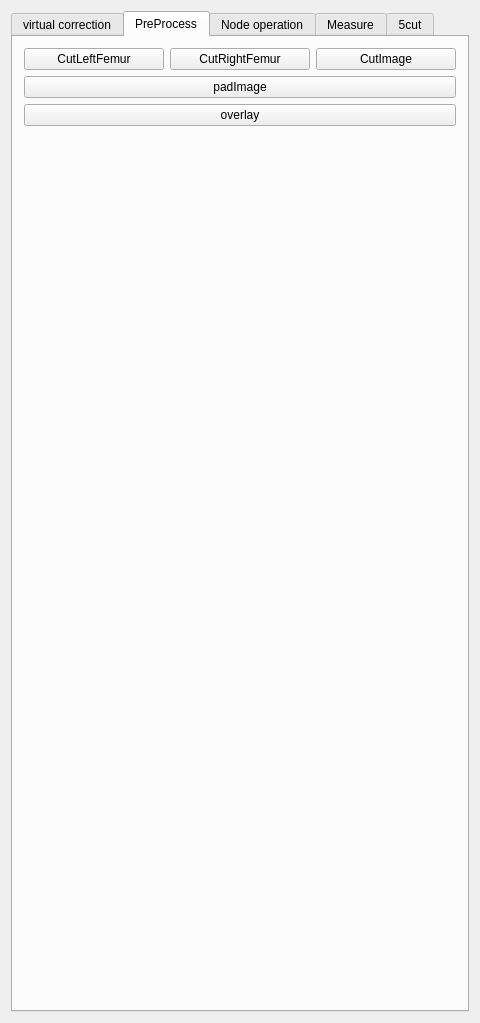
<?xml version="1.0" encoding="UTF-8"?>
<ui version="4.0">
 <class>VCViewControls</class>
 <widget class="QWidget" name="VCViewControls">
  <property name="geometry">
   <rect>
    <x>0</x>
    <y>0</y>
    <width>480</width>
    <height>996</height>
   </rect>
  </property>
  <property name="minimumSize">
   <size>
    <width>0</width>
    <height>0</height>
   </size>
  </property>
  <property name="windowTitle">
   <string>QmitkTemplate</string>
  </property>
  <layout class="QVBoxLayout" name="verticalLayout_4">
   <item>
    <widget class="QTabWidget" name="tabWidget">
     <property name="currentIndex">
      <number>1</number>
     </property>
     <widget class="QWidget" name="tab">
      <attribute name="title">
       <string>virtual correction</string>
      </attribute>
      <layout class="QVBoxLayout" name="verticalLayout">
       <item>
        <layout class="QHBoxLayout" name="horizontalLayout">
         <item>
          <widget class="QPushButton" name="pushButton_CutImage">
           <property name="text">
            <string>CutImage</string>
           </property>
          </widget>
         </item>
         <item>
          <widget class="QPushButton" name="pushButton_AddPoint">
           <property name="text">
            <string>AddPoint</string>
           </property>
          </widget>
         </item>
         <item>
          <widget class="QPushButton" name="pushButton_autoDetect">
           <property name="text">
            <string>Auto Detect</string>
           </property>
          </widget>
         </item>
         <item>
          <widget class="QPushButton" name="pushButton_Updata">
           <property name="text">
            <string>Updata</string>
           </property>
          </widget>
         </item>
         <item>
          <widget class="QPushButton" name="pushButton_Init">
           <property name="text">
            <string>Init</string>
           </property>
          </widget>
         </item>
        </layout>
       </item>
       <item>
        <widget class="Line" name="line_4">
         <property name="orientation">
          <enum>Qt::Horizontal</enum>
         </property>
        </widget>
       </item>
       <item>
        <layout class="QGridLayout" name="gridLayout_8">
         <item row="0" column="0">
          <widget class="QLabel" name="label_10">
           <property name="text">
            <string>Build COR</string>
           </property>
          </widget>
         </item>
         <item row="1" column="0">
          <widget class="QLabel" name="label_12">
           <property name="text">
            <string>Pelvis_left</string>
           </property>
          </widget>
         </item>
         <item row="4" column="1">
          <widget class="QPushButton" name="pushButton_FLC">
           <property name="text">
            <string>Build</string>
           </property>
          </widget>
         </item>
         <item row="3" column="1">
          <widget class="QPushButton" name="pushButton_PRC">
           <property name="text">
            <string>Build</string>
           </property>
          </widget>
         </item>
         <item row="5" column="0">
          <widget class="QLabel" name="label_21">
           <property name="text">
            <string>Femur_right</string>
           </property>
          </widget>
         </item>
         <item row="3" column="0">
          <widget class="QLabel" name="label_15">
           <property name="text">
            <string>Pelvis_right</string>
           </property>
          </widget>
         </item>
         <item row="4" column="0">
          <widget class="QLabel" name="label_16">
           <property name="text">
            <string>Femur_left</string>
           </property>
          </widget>
         </item>
         <item row="5" column="1">
          <widget class="QPushButton" name="pushButton_FRC">
           <property name="text">
            <string>Build</string>
           </property>
          </widget>
         </item>
         <item row="1" column="1">
          <widget class="QPushButton" name="pushButton_PLC">
           <property name="text">
            <string>Build</string>
           </property>
          </widget>
         </item>
         <item row="1" column="2">
          <widget class="QLineEdit" name="lineEdit_PLC"/>
         </item>
         <item row="3" column="2">
          <widget class="QLineEdit" name="lineEdit_PRC"/>
         </item>
         <item row="4" column="2">
          <widget class="QLineEdit" name="lineEdit_FLC"/>
         </item>
         <item row="5" column="2">
          <widget class="QLineEdit" name="lineEdit_FRC"/>
         </item>
        </layout>
       </item>
       <item>
        <widget class="Line" name="line_5">
         <property name="orientation">
          <enum>Qt::Horizontal</enum>
         </property>
        </widget>
       </item>
       <item>
        <layout class="QGridLayout" name="gridLayout">
         <item row="5" column="1">
          <layout class="QGridLayout" name="gridLayout_2">
           <item row="0" column="0">
            <widget class="QLabel" name="label">
             <property name="text">
              <string>Pelvis Surface</string>
             </property>
            </widget>
           </item>
           <item row="1" column="1">
            <widget class="QLineEdit" name="lineEdit_objname_asis"/>
           </item>
           <item row="0" column="1">
            <widget class="QLineEdit" name="lineEdit_objname_pelvis"/>
           </item>
           <item row="1" column="0">
            <widget class="QLabel" name="label_2">
             <property name="text">
              <string>ASIS</string>
             </property>
            </widget>
           </item>
           <item row="2" column="0">
            <widget class="QLabel" name="label_13">
             <property name="text">
              <string>PT</string>
             </property>
            </widget>
           </item>
           <item row="2" column="1">
            <widget class="QLineEdit" name="lineEdit_objname_PT"/>
           </item>
          </layout>
         </item>
         <item row="5" column="3">
          <widget class="QPushButton" name="pushButton_buildPelvis">
           <property name="text">
            <string>Build</string>
           </property>
          </widget>
         </item>
         <item row="0" column="1">
          <widget class="QLabel" name="label_3">
           <property name="maximumSize">
            <size>
             <width>16777215</width>
             <height>30</height>
            </size>
           </property>
           <property name="text">
            <string>Initialize Pelvis Model</string>
           </property>
          </widget>
         </item>
         <item row="2" column="1">
          <widget class="QPushButton" name="pushButton_RotateXSub">
           <property name="text">
            <string>Rotate Pelvis X-</string>
           </property>
          </widget>
         </item>
         <item row="4" column="3">
          <widget class="QComboBox" name="comboBox_OpSide">
           <item>
            <property name="text">
             <string>right</string>
            </property>
           </item>
           <item>
            <property name="text">
             <string>left</string>
            </property>
           </item>
          </widget>
         </item>
         <item row="4" column="1">
          <widget class="QLabel" name="label_7">
           <property name="maximumSize">
            <size>
             <width>16777215</width>
             <height>30</height>
            </size>
           </property>
           <property name="text">
            <string>Opratioin Side</string>
           </property>
          </widget>
         </item>
         <item row="0" column="3">
          <widget class="QPushButton" name="pushButton_applyPelvicVC">
           <property name="text">
            <string>Pelvic Correction</string>
           </property>
          </widget>
         </item>
         <item row="1" column="1">
          <widget class="QPushButton" name="pushButton_RotateXAdd">
           <property name="text">
            <string>Rotate Pelvis X+</string>
           </property>
          </widget>
         </item>
         <item row="1" column="3">
          <widget class="QDoubleSpinBox" name="doubleSpinBox_RotateXAdd">
           <property name="prefix">
            <string/>
           </property>
           <property name="suffix">
            <string>°</string>
           </property>
           <property name="decimals">
            <number>1</number>
           </property>
           <property name="maximum">
            <double>99.000000000000000</double>
           </property>
           <property name="singleStep">
            <double>0.100000000000000</double>
           </property>
           <property name="value">
            <double>1.000000000000000</double>
           </property>
          </widget>
         </item>
         <item row="2" column="3">
          <widget class="QDoubleSpinBox" name="doubleSpinBox_RotateXSub">
           <property name="suffix">
            <string>°</string>
           </property>
           <property name="decimals">
            <number>1</number>
           </property>
           <property name="singleStep">
            <double>0.100000000000000</double>
           </property>
           <property name="value">
            <double>1.000000000000000</double>
           </property>
          </widget>
         </item>
        </layout>
       </item>
       <item>
        <widget class="Line" name="line">
         <property name="orientation">
          <enum>Qt::Horizontal</enum>
         </property>
        </widget>
       </item>
       <item>
        <layout class="QGridLayout" name="gridLayout_3">
         <item row="1" column="0">
          <layout class="QGridLayout" name="gridLayout_4">
           <item row="7" column="2">
            <widget class="QLineEdit" name="lineEdit_objname_condylesL"/>
           </item>
           <item row="0" column="0">
            <widget class="QLabel" name="label_5">
             <property name="text">
              <string>Femur Surface</string>
             </property>
            </widget>
           </item>
           <item row="0" column="2">
            <widget class="QLineEdit" name="lineEdit_objname_femurL"/>
           </item>
           <item row="7" column="0">
            <widget class="QLabel" name="label_26">
             <property name="text">
              <string>Condyles</string>
             </property>
            </widget>
           </item>
           <item row="4" column="2">
            <widget class="QLineEdit" name="lineEdit_objname_trochanterL"/>
           </item>
           <item row="3" column="0">
            <widget class="QLabel" name="label_6">
             <property name="text">
              <string>FemurAxis</string>
             </property>
            </widget>
           </item>
           <item row="5" column="0">
            <widget class="QLabel" name="label_8">
             <property name="text">
              <string>FemurCor</string>
             </property>
            </widget>
           </item>
           <item row="4" column="0">
            <widget class="QLabel" name="label_14">
             <property name="text">
              <string>Trochanter</string>
             </property>
            </widget>
           </item>
           <item row="3" column="2">
            <widget class="QLineEdit" name="lineEdit_objname_femurAxisL"/>
           </item>
           <item row="5" column="2">
            <widget class="QLineEdit" name="lineEdit_objname_femurCorL"/>
           </item>
           <item row="6" column="0">
            <widget class="QLabel" name="label_25">
             <property name="text">
              <string>BTrochanter</string>
             </property>
            </widget>
           </item>
           <item row="2" column="2">
            <widget class="QLineEdit" name="lineEdit_objname_kneeL"/>
           </item>
           <item row="6" column="2">
            <widget class="QLineEdit" name="lineEdit_objname_BTrochanterL"/>
           </item>
           <item row="2" column="0">
            <widget class="QLabel" name="label_27">
             <property name="text">
              <string>Knee Surface</string>
             </property>
            </widget>
           </item>
           <item row="1" column="2">
            <widget class="QLineEdit" name="lineEdit_objname_femurImageL"/>
           </item>
           <item row="1" column="0">
            <widget class="QLabel" name="label_30">
             <property name="text">
              <string>Femur Image</string>
             </property>
            </widget>
           </item>
          </layout>
         </item>
         <item row="0" column="0">
          <widget class="QLabel" name="label_4">
           <property name="maximumSize">
            <size>
             <width>16777215</width>
             <height>30</height>
            </size>
           </property>
           <property name="text">
            <string>Initialize Left Femur Model</string>
           </property>
          </widget>
         </item>
         <item row="1" column="1">
          <widget class="QPushButton" name="pushButton_buildFemurL">
           <property name="minimumSize">
            <size>
             <width>110</width>
             <height>0</height>
            </size>
           </property>
           <property name="text">
            <string>Build</string>
           </property>
          </widget>
         </item>
        </layout>
       </item>
       <item>
        <widget class="Line" name="line_2">
         <property name="orientation">
          <enum>Qt::Horizontal</enum>
         </property>
        </widget>
       </item>
       <item>
        <layout class="QGridLayout" name="gridLayout_5">
         <item row="2" column="0">
          <layout class="QGridLayout" name="gridLayout_6">
           <item row="4" column="0">
            <widget class="QLabel" name="label_17">
             <property name="text">
              <string>FemurAxis</string>
             </property>
            </widget>
           </item>
           <item row="0" column="0">
            <widget class="QLabel" name="label_19">
             <property name="text">
              <string>Femur Surface</string>
             </property>
            </widget>
           </item>
           <item row="6" column="0">
            <widget class="QLabel" name="label_20">
             <property name="text">
              <string>FemurCor</string>
             </property>
            </widget>
           </item>
           <item row="5" column="0">
            <widget class="QLabel" name="label_18">
             <property name="text">
              <string>Trochanter</string>
             </property>
            </widget>
           </item>
           <item row="4" column="1">
            <widget class="QLineEdit" name="lineEdit_objname_femurAxisR"/>
           </item>
           <item row="0" column="1">
            <widget class="QLineEdit" name="lineEdit_objname_femurR"/>
           </item>
           <item row="8" column="1">
            <widget class="QLineEdit" name="lineEdit_objname_condylesR"/>
           </item>
           <item row="2" column="0">
            <widget class="QLabel" name="label_28">
             <property name="text">
              <string>Knee Surface</string>
             </property>
            </widget>
           </item>
           <item row="5" column="1">
            <widget class="QLineEdit" name="lineEdit_objname_trochanterR"/>
           </item>
           <item row="8" column="0">
            <widget class="QLabel" name="label_24">
             <property name="text">
              <string>Condyles</string>
             </property>
            </widget>
           </item>
           <item row="2" column="1">
            <widget class="QLineEdit" name="lineEdit_objname_kneeR"/>
           </item>
           <item row="7" column="1">
            <widget class="QLineEdit" name="lineEdit_objname_BTrochanterR"/>
           </item>
           <item row="6" column="1">
            <widget class="QLineEdit" name="lineEdit_objname_femurCorR"/>
           </item>
           <item row="7" column="0">
            <widget class="QLabel" name="label_23">
             <property name="text">
              <string>BTrochanter</string>
             </property>
            </widget>
           </item>
           <item row="1" column="1">
            <widget class="QLineEdit" name="lineEdit_objname_femurImageR"/>
           </item>
           <item row="1" column="0">
            <widget class="QLabel" name="label_29">
             <property name="text">
              <string>Femur Image</string>
             </property>
            </widget>
           </item>
          </layout>
         </item>
         <item row="2" column="1">
          <widget class="QPushButton" name="pushButton_buildFemurR">
           <property name="minimumSize">
            <size>
             <width>110</width>
             <height>0</height>
            </size>
           </property>
           <property name="text">
            <string>Build</string>
           </property>
          </widget>
         </item>
         <item row="1" column="0">
          <widget class="QLabel" name="label_11">
           <property name="text">
            <string>Initialize Right Femur Model</string>
           </property>
          </widget>
         </item>
         <item row="1" column="1">
          <widget class="QPushButton" name="pushButton_applyFemurVC">
           <property name="toolTip">
            <string>Do image processing</string>
           </property>
           <property name="text">
            <string>Femur Correction</string>
           </property>
          </widget>
         </item>
        </layout>
       </item>
       <item>
        <widget class="Line" name="line_3">
         <property name="orientation">
          <enum>Qt::Horizontal</enum>
         </property>
        </widget>
       </item>
       <item>
        <layout class="QHBoxLayout" name="horizontalLayout_3">
         <item>
          <widget class="QLabel" name="label_22">
           <property name="text">
            <string>FemoralVersionAngle</string>
           </property>
          </widget>
         </item>
         <item>
          <widget class="QLineEdit" name="lineEdit_FemoralVersionAngleL"/>
         </item>
         <item>
          <widget class="QLineEdit" name="lineEdit_FemoralVersionAngleR"/>
         </item>
         <item>
          <widget class="QPushButton" name="pushButton_FemoralVersionAngle">
           <property name="text">
            <string>BuildFVA</string>
           </property>
          </widget>
         </item>
        </layout>
       </item>
       <item>
        <layout class="QHBoxLayout" name="horizontalLayout_4">
         <property name="topMargin">
          <number>0</number>
         </property>
         <item>
          <widget class="QLabel" name="label_31">
           <property name="text">
            <string>PelvisAngle:</string>
           </property>
          </widget>
         </item>
         <item>
          <widget class="QLineEdit" name="lineEdit_pelvisAngle"/>
         </item>
         <item>
          <widget class="QPushButton" name="pushButton_pelvisAngle">
           <property name="text">
            <string>BuildPA</string>
           </property>
          </widget>
         </item>
        </layout>
       </item>
      </layout>
     </widget>
     <widget class="QWidget" name="tab_5">
      <attribute name="title">
       <string>PreProcess</string>
      </attribute>
      <layout class="QVBoxLayout" name="verticalLayout_2">
       <item>
        <layout class="QHBoxLayout" name="horizontalLayout_8">
         <item>
          <widget class="QPushButton" name="pushButton_cutLeftFemur">
           <property name="text">
            <string>CutLeftFemur</string>
           </property>
          </widget>
         </item>
         <item>
          <widget class="QPushButton" name="pushButton_cutRightFemur">
           <property name="text">
            <string>CutRightFemur</string>
           </property>
          </widget>
         </item>
         <item>
          <widget class="QPushButton" name="pushButton_cutImage">
           <property name="text">
            <string>CutImage</string>
           </property>
          </widget>
         </item>
        </layout>
       </item>
       <item>
        <widget class="QPushButton" name="pushButton_padImage">
         <property name="text">
          <string>padImage</string>
         </property>
        </widget>
       </item>
       <item>
        <widget class="QPushButton" name="pushButton_overlay">
         <property name="text">
          <string>overlay</string>
         </property>
        </widget>
       </item>
       <item>
        <spacer name="verticalSpacer">
         <property name="orientation">
          <enum>Qt::Vertical</enum>
         </property>
         <property name="sizeHint" stdset="0">
          <size>
           <width>20</width>
           <height>40</height>
          </size>
         </property>
        </spacer>
       </item>
      </layout>
     </widget>
     <widget class="QWidget" name="tab_2">
      <attribute name="title">
       <string>Node operation</string>
      </attribute>
      <layout class="QGridLayout" name="gridLayout_10">
       <item row="0" column="0">
        <widget class="QLineEdit" name="lineEdit_surfaceName"/>
       </item>
       <item row="0" column="1" colspan="2">
        <widget class="QPushButton" name="pushButton_enabelT">
         <property name="text">
          <string>Enable Transform</string>
         </property>
        </widget>
       </item>
       <item row="0" column="3">
        <widget class="QPushButton" name="pushButton_initPos">
         <property name="text">
          <string>Initial Pos</string>
         </property>
        </widget>
       </item>
       <item row="1" column="0" colspan="4">
        <layout class="QGridLayout" name="gridLayout_7">
         <item row="2" column="2">
          <widget class="QPushButton" name="pushButton_ryp">
           <property name="text">
            <string>RY+</string>
           </property>
          </widget>
         </item>
         <item row="0" column="1">
          <widget class="QPushButton" name="pushButton_xm">
           <property name="text">
            <string>X-</string>
           </property>
          </widget>
         </item>
         <item row="3" column="0">
          <widget class="QPushButton" name="pushButton_zp">
           <property name="text">
            <string>Z+</string>
           </property>
          </widget>
         </item>
         <item row="0" column="2">
          <widget class="QPushButton" name="pushButton_rxp">
           <property name="text">
            <string>RX+</string>
           </property>
          </widget>
         </item>
         <item row="2" column="1">
          <widget class="QPushButton" name="pushButton_ym">
           <property name="text">
            <string>Y-</string>
           </property>
          </widget>
         </item>
         <item row="0" column="0">
          <widget class="QPushButton" name="pushButton_xp">
           <property name="text">
            <string>X+</string>
           </property>
          </widget>
         </item>
         <item row="3" column="1">
          <widget class="QPushButton" name="pushButton_zm">
           <property name="text">
            <string>Z-</string>
           </property>
          </widget>
         </item>
         <item row="2" column="0">
          <widget class="QPushButton" name="pushButton_yp">
           <property name="text">
            <string>Y+</string>
           </property>
          </widget>
         </item>
         <item row="0" column="3">
          <widget class="QPushButton" name="pushButton_rxm">
           <property name="text">
            <string>RX-</string>
           </property>
          </widget>
         </item>
         <item row="2" column="3">
          <widget class="QPushButton" name="pushButton_rym">
           <property name="text">
            <string>RY-</string>
           </property>
          </widget>
         </item>
         <item row="3" column="2">
          <widget class="QPushButton" name="pushButton_rzp">
           <property name="text">
            <string>RZ+</string>
           </property>
          </widget>
         </item>
         <item row="3" column="3">
          <widget class="QPushButton" name="pushButton_rzm">
           <property name="text">
            <string>RZ-</string>
           </property>
          </widget>
         </item>
        </layout>
       </item>
       <item row="2" column="0">
        <widget class="QLabel" name="label_9">
         <property name="text">
          <string>选择假体</string>
         </property>
        </widget>
       </item>
       <item row="2" column="1" colspan="2">
        <widget class="QComboBox" name="comboBox_stemList">
         <item>
          <property name="text">
           <string>1#1100-4201</string>
          </property>
         </item>
         <item>
          <property name="text">
           <string>9#1100-4209</string>
          </property>
         </item>
        </widget>
       </item>
       <item row="3" column="0" colspan="2">
        <widget class="QPushButton" name="pushButton_stemCenter">
         <property name="text">
          <string>股骨柄装配中心</string>
         </property>
        </widget>
       </item>
       <item row="3" column="2" colspan="2">
        <widget class="QPushButton" name="pushButton_clip">
         <property name="text">
          <string>切割股骨</string>
         </property>
        </widget>
       </item>
       <item row="4" column="0">
        <widget class="QPushButton" name="pushButton_upSample">
         <property name="text">
          <string>upSample</string>
         </property>
        </widget>
       </item>
       <item row="4" column="1">
        <widget class="QPushButton" name="pushButton_cutFemur">
         <property name="text">
          <string>cut Femur</string>
         </property>
        </widget>
       </item>
       <item row="5" column="0" colspan="4">
        <layout class="QGridLayout" name="gridLayout_9">
         <item row="1" column="1">
          <layout class="QHBoxLayout" name="horizontalLayout_4">
           <item>
            <widget class="QLabel" name="label_32">
             <property name="text">
              <string>Source Points</string>
             </property>
            </widget>
           </item>
           <item>
            <widget class="QmitkSingleNodeSelectionWidget" name="widget_SourcePset" native="true">
             <property name="minimumSize">
              <size>
               <width>0</width>
               <height>30</height>
              </size>
             </property>
            </widget>
           </item>
          </layout>
         </item>
         <item row="2" column="1">
          <layout class="QHBoxLayout" name="horizontalLayout_5">
           <item>
            <widget class="QLabel" name="label_31">
             <property name="text">
              <string>Target Points</string>
             </property>
            </widget>
           </item>
           <item>
            <widget class="QmitkSingleNodeSelectionWidget" name="widget_TargetPset" native="true">
             <property name="minimumSize">
              <size>
               <width>0</width>
               <height>30</height>
              </size>
             </property>
            </widget>
           </item>
          </layout>
         </item>
         <item row="0" column="1">
          <widget class="QLabel" name="label_34">
           <property name="text">
            <string>LandMark Transform:</string>
           </property>
          </widget>
         </item>
         <item row="3" column="1">
          <layout class="QHBoxLayout" name="horizontalLayout_6">
           <item>
            <widget class="QLabel" name="label_33">
             <property name="text">
              <string>Moving Node</string>
             </property>
            </widget>
           </item>
           <item>
            <widget class="QmitkSingleNodeSelectionWidget" name="widget_MovingNode" native="true">
             <property name="minimumSize">
              <size>
               <width>0</width>
               <height>30</height>
              </size>
             </property>
            </widget>
           </item>
          </layout>
         </item>
         <item row="4" column="1">
          <layout class="QHBoxLayout" name="horizontalLayout_7">
           <item>
            <widget class="QPushButton" name="pushButton_applyTrans">
             <property name="text">
              <string>Apply Transform</string>
             </property>
            </widget>
           </item>
           <item>
            <widget class="QPushButton" name="pushButton_undo">
             <property name="text">
              <string>Un do</string>
             </property>
            </widget>
           </item>
          </layout>
         </item>
         <item row="5" column="1">
          <widget class="QTextBrowser" name="textBrowser_trans_info"/>
         </item>
        </layout>
       </item>
      </layout>
     </widget>
     <widget class="QWidget" name="tab_3">
      <attribute name="title">
       <string>Measure</string>
      </attribute>
      <layout class="QVBoxLayout" name="verticalLayout_3">
       <item>
        <layout class="QGridLayout" name="gridLayout_21">
         <item row="1" column="1">
          <layout class="QHBoxLayout" name="horizontalLayout_14">
           <item>
            <widget class="QLabel" name="label_69">
             <property name="text">
              <string>Tears line</string>
             </property>
            </widget>
           </item>
           <item>
            <widget class="QmitkSingleNodeSelectionWidget" name="widget_SourcePset_3" native="true">
             <property name="minimumSize">
              <size>
               <width>0</width>
               <height>30</height>
              </size>
             </property>
            </widget>
           </item>
          </layout>
         </item>
         <item row="2" column="1">
          <layout class="QHBoxLayout" name="horizontalLayout_15">
           <item>
            <widget class="QLabel" name="label_70">
             <property name="text">
              <string>Cup major axis</string>
             </property>
            </widget>
           </item>
           <item>
            <widget class="QmitkSingleNodeSelectionWidget" name="widget_TargetPset_3" native="true">
             <property name="minimumSize">
              <size>
               <width>0</width>
               <height>30</height>
              </size>
             </property>
            </widget>
           </item>
          </layout>
         </item>
         <item row="0" column="1">
          <widget class="QLabel" name="label_71">
           <property name="text">
            <string>Inclination &amp; Anteversion</string>
           </property>
          </widget>
         </item>
         <item row="3" column="1">
          <layout class="QHBoxLayout" name="horizontalLayout_16">
           <item>
            <widget class="QLabel" name="label_72">
             <property name="text">
              <string>Cup minor axis </string>
             </property>
            </widget>
           </item>
           <item>
            <widget class="QmitkSingleNodeSelectionWidget" name="widget_MovingNode_3" native="true">
             <property name="minimumSize">
              <size>
               <width>0</width>
               <height>30</height>
              </size>
             </property>
            </widget>
           </item>
          </layout>
         </item>
         <item row="4" column="1">
          <layout class="QHBoxLayout" name="horizontalLayout_17">
           <item>
            <widget class="QPushButton" name="pushButton_applyTrans_3">
             <property name="text">
              <string>Apply Transform</string>
             </property>
            </widget>
           </item>
           <item>
            <widget class="QPushButton" name="pushButton_undo_3">
             <property name="text">
              <string>Un do</string>
             </property>
            </widget>
           </item>
          </layout>
         </item>
         <item row="5" column="1">
          <widget class="QTextBrowser" name="textBrowser_trans_info_3"/>
         </item>
        </layout>
       </item>
      </layout>
     </widget>
     <widget class="QWidget" name="tab_4">
      <attribute name="title">
       <string>5cut</string>
      </attribute>
      <layout class="QVBoxLayout" name="verticalLayout_5">
       <item>
        <widget class="QComboBox" name="comboBox">
         <item>
          <property name="text">
           <string>法线模式</string>
          </property>
         </item>
         <item>
          <property name="text">
           <string>点集模式</string>
          </property>
         </item>
        </widget>
       </item>
       <item>
        <layout class="QGridLayout" name="gridLayout_11">
         <item row="3" column="0">
          <widget class="QLabel" name="label_38">
           <property name="maximumSize">
            <size>
             <width>60</width>
             <height>16777215</height>
            </size>
           </property>
           <property name="text">
            <string>前斜</string>
           </property>
          </widget>
         </item>
         <item row="1" column="1">
          <widget class="QmitkSingleNodeSelectionWidget" name="widget_plane_backOblique" native="true">
           <property name="minimumSize">
            <size>
             <width>0</width>
             <height>30</height>
            </size>
           </property>
          </widget>
         </item>
         <item row="1" column="0">
          <widget class="QLabel" name="label_36">
           <property name="maximumSize">
            <size>
             <width>60</width>
             <height>16777215</height>
            </size>
           </property>
           <property name="text">
            <string>后斜</string>
           </property>
          </widget>
         </item>
         <item row="5" column="1">
          <widget class="QLabel" name="label_normalPlaneRMS">
           <property name="text">
            <string/>
           </property>
          </widget>
         </item>
         <item row="2" column="0">
          <widget class="QLabel" name="label_37">
           <property name="maximumSize">
            <size>
             <width>60</width>
             <height>16777215</height>
            </size>
           </property>
           <property name="text">
            <string>后</string>
           </property>
          </widget>
         </item>
         <item row="2" column="1">
          <widget class="QmitkSingleNodeSelectionWidget" name="widget_plane_back" native="true">
           <property name="minimumSize">
            <size>
             <width>0</width>
             <height>30</height>
            </size>
           </property>
          </widget>
         </item>
         <item row="0" column="1">
          <widget class="QmitkSingleNodeSelectionWidget" name="widget_plane_distal" native="true">
           <property name="minimumSize">
            <size>
             <width>0</width>
             <height>30</height>
            </size>
           </property>
          </widget>
         </item>
         <item row="4" column="1">
          <widget class="QmitkSingleNodeSelectionWidget" name="widget_plane_front" native="true">
           <property name="minimumSize">
            <size>
             <width>0</width>
             <height>30</height>
            </size>
           </property>
          </widget>
         </item>
         <item row="5" column="0">
          <widget class="QPushButton" name="pushButton_calNormalPlaneRMS">
           <property name="text">
            <string>计算法线共面性</string>
           </property>
          </widget>
         </item>
         <item row="4" column="0">
          <widget class="QLabel" name="label_39">
           <property name="maximumSize">
            <size>
             <width>60</width>
             <height>16777215</height>
            </size>
           </property>
           <property name="text">
            <string>前</string>
           </property>
          </widget>
         </item>
         <item row="3" column="1">
          <widget class="QmitkSingleNodeSelectionWidget" name="widget_plane_frontOblique" native="true">
           <property name="minimumSize">
            <size>
             <width>0</width>
             <height>30</height>
            </size>
           </property>
          </widget>
         </item>
         <item row="0" column="0">
          <widget class="QLabel" name="label_35">
           <property name="maximumSize">
            <size>
             <width>60</width>
             <height>16777215</height>
            </size>
           </property>
           <property name="text">
            <string>远端</string>
           </property>
          </widget>
         </item>
         <item row="6" column="0">
          <widget class="QPushButton" name="pushButton_calAngle">
           <property name="text">
            <string>计算角度</string>
           </property>
          </widget>
         </item>
        </layout>
       </item>
       <item>
        <widget class="QTextBrowser" name="textBrowser_5Cut"/>
       </item>
       <item>
        <widget class="QPushButton" name="pushButton_seal">
         <property name="text">
          <string>sealImage</string>
         </property>
        </widget>
       </item>
      </layout>
     </widget>
    </widget>
   </item>
  </layout>
 </widget>
 <layoutdefault spacing="6" margin="11"/>
 <customwidgets>
  <customwidget>
   <class>QmitkSingleNodeSelectionWidget</class>
   <extends>QWidget</extends>
   <header location="global">QmitkSingleNodeSelectionWidget.h</header>
  </customwidget>
 </customwidgets>
 <resources/>
 <connections/>
</ui>
